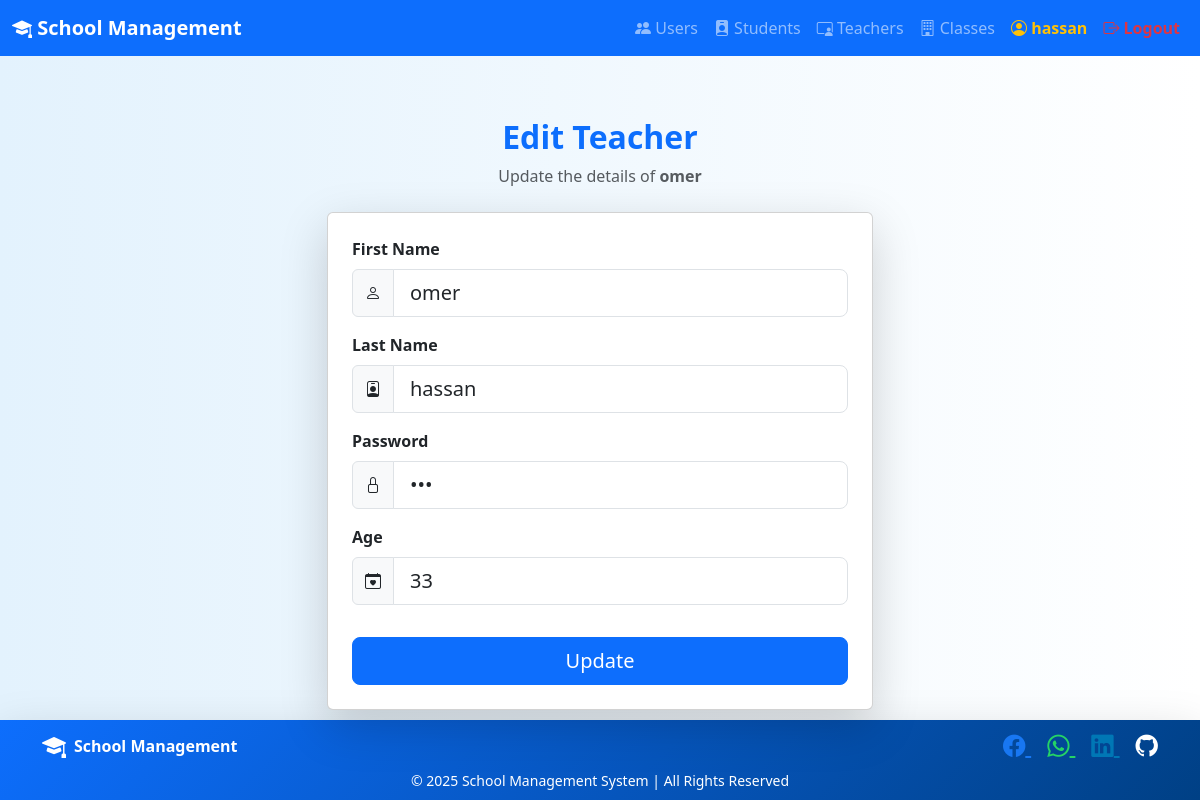
The page /teacher/edit.php?id=4 (signed in) on the database its author committed.
### tables this page shows
CREATE TABLE `teacher` (
  `id` int(11) NOT NULL,
  `frist_name` varchar(250) NOT NULL,
  `last_name` varchar(250) NOT NULL,
  `password` int(11) NOT NULL,
  `age` int(11) NOT NULL,
  `user_id` int(11) NOT NULL
);

### conect.php (called while the page is built, shortened)
<?php
class Conect{
    private $conn;
    public function __construct(){
       $this->conn= mysqli_connect(self::host_name,self::user_name,self::password,self::db);
    }
    public function selectOne($tableName,$id):array{
         $s="SELECT * FROM $tableName where id=$id limit 1";
         $row=$this->conn->query($s);
        if($row->num_rows>0){
            $data=$row->fetch_assoc();
                return $data;
        }
        return [];
    }
}

### teacher/edit.php (the view, shortened to what this page needs)
<?php
include_once "../conect.php";
$conect = new Conect;
$teacher = $conect->selectOne('teacher', $_GET['id']);
include_once "../header.php";
?>
<div class="container mt-5">
    <div class="text-center mb-4">
        <h2 class="fw-bold text-primary">Edit Teacher</h2>
        <p class="text-muted">Update the details of <strong><?= $teacher['frist_name']?></strong></p>
    </div>
    <div class="row justify-content-center">
        <div class="col-md-6">
            <div class="card shadow-lg rounded">
                <div class="card-body p-4">
                    <form method="post">
                        <div class="mb-3">
                            <label class="form-label fw-bold">First Name</label>
                            <div class="input-group">
                                <span class="input-group-text"><i class="bi bi-person"></i></span>
                                <input type="text" class="form-control form-control-lg" name="frist_name"
                                       value="<?= $teacher['frist_name']?>" required>
                            </div>
                        </div>
                        <div class="mb-3">
                            <label class="form-label fw-bold">Last Name</label>
                            <div class="input-group">
                                <span class="input-group-text"><i class="bi bi-person-badge"></i></span>
                                <input type="text" class="form-control form-control-lg" name="last_name"
                                       value="<?= $teacher['last_name']?>" required>
                            </div>
                        </div>
                        <div class="mb-3">
                            <label class="form-label fw-bold">Password</label>
                            <div class="input-group">
                                <span class="input-group-text"><i class="bi bi-lock"></i></span>
                                <input type="password" class="form-control form-control-lg" name="password"
                                       value="<?= $teacher['password']?>" required>
                            </div>
                        </div>
                        <div class="mb-3">
                            <label class="form-label fw-bold">Age</label>
                            <div class="input-group">
                                <span class="input-group-text"><i class="bi bi-calendar-heart"></i></span>
                                <input type="number" class="form-control form-control-lg" name="age"
                                       value="<?= $teacher['age']?>" required>
                            </div>
                        </div>
                        <button type="submit" class="btn btn-primary btn-lg w-100 mt-3">Update</button>
                    </form>
                </div>
            </div>
        </div>
    </div>
</div>
<?php include_once "../footer.php"; ?>

### header.php (style rules this page uses)
body { padding-top: 70px; }

### teacher/edit.php (style rules this page uses)
body { background: linear-gradient(to right, #e3f2fd, #ffffff); }

### footer.php (style rules this page uses)
body { display: flex; flex-direction: column; min-height: 100vh; }
.container { flex: 1; }

### rows shown on the page
teacher: frist_name "omer", last_name "hassan", age "33"

### other values the page prints
$_SESSION['userName'] "hassan"
